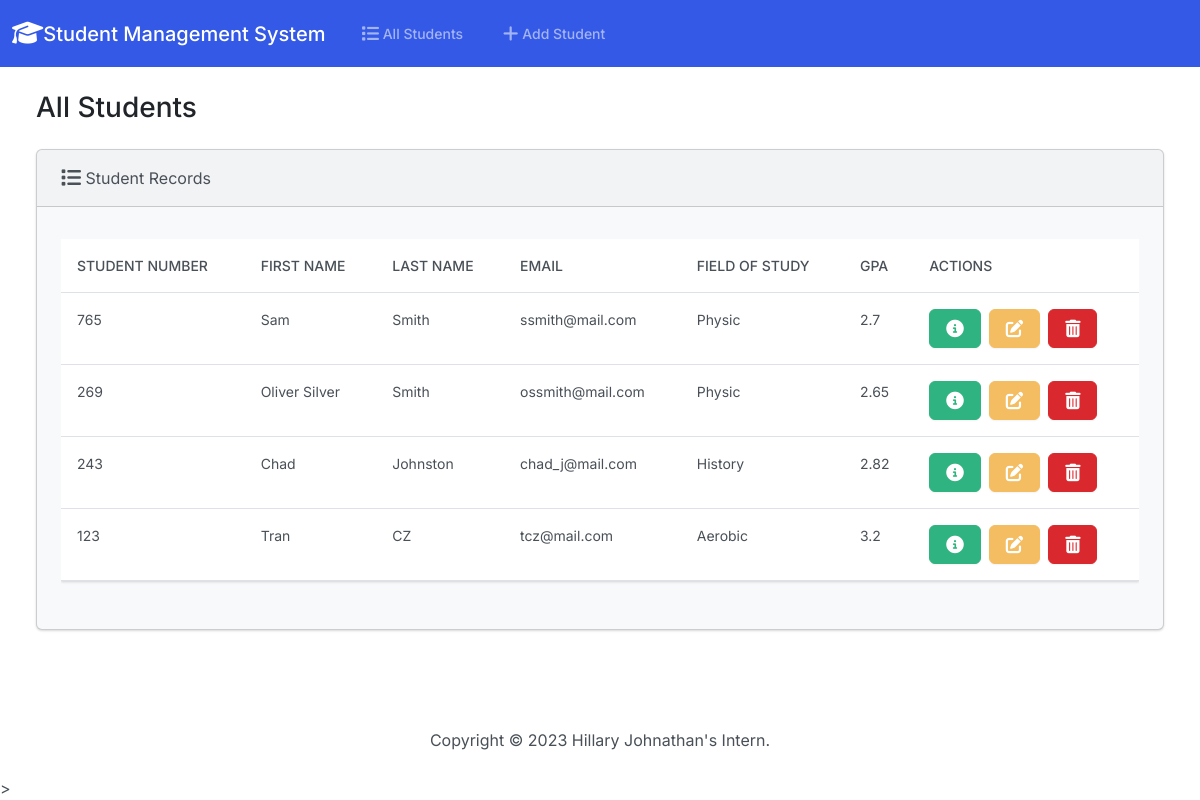
The page / on the database its author committed.
### students/models.py (models this page shows, shortened)
class Student(models.Model):
    student_number = models.PositiveIntegerField()
    first_name = models.CharField(max_length=50)
    last_name = models.CharField(max_length=50)
    email = models.EmailField(max_length=100)
    field_of_study = models.CharField(max_length=50)
    gpa = models.FloatField()

### students/views.py (the view)
# urls.py: path('', views.index, name='index'),
def index(request):
    return render(request, 'student/index.html', {
        'students': Student.objects.all()
    })

### students/templates/student/index.html (shortened to what this page needs)
{% extends "student/base.html" %}
{% block body %}
<h3 class="m-4">All Students</h3>
<div class="row">
  <div class="col-12">
    {% if students %}
    <div class="card bg-light ms-4 me-4 mb-4">
      <div class="card-header">
        <i class="fa-solid fa-list fa-lg"></i> Student Records
      </div>
      <div class="card-body">
        <p class="card-text">
          <div class="table-responsive">
            <table class="table table-hover">
              <thead>
                <tr>
                  <th scope="col">Student Number</th>
                  <th scope="col">First Name</th>
                  <th scope="col">Last Name</th>
                  <th scope="col">Email</th>
                  <th scope="col">Field of Study</th>
                  <th scope="col">GPA</th>
                  <th scope="col">Actions</th>
                </tr>
              </thead>
              <tbody>
                {% for student in students %}
                  <tr>
                    <td>{{ student.student_number }}</td>
                    <td>{{ student.first_name }}</td>
                    <td>{{ student.last_name }}</td>
                    <td>{{ student.email }}</td>
                    <td>{{ student.field_of_study }}</td>
                    <td>{{ student.gpa }}</td>
                    <td>
                      <button type="button" class="btn btn-success me-1" href="{% url 'view_student' student.id %}" data-bs-toggle="modal" data-bs-target="#myModal{{student.id}}">
                      </button>
                      <a class="btn btn-warning me-1" href="{% url 'edit' student.id %}">
                      </a>
                      <button type="button" class="btn btn-danger" data-bs-toggle="modal" data-bs-target="#delete{{student.id}}">
                      </button>
                    </td>
                  </tr>
                {% endfor %}
              </tbody>
            </table>
          </div>
        </p>
      </div>
    </div>
    {% else %}
      <h5 class="alert alert-primary ms-4 me-4">No Student Records</h5>
    {% endif %}
  </div>
</div>
{% endblock %}

### students/templates/student/base.html (shortened to what this page needs)
{% load static %}
<!DOCTYPE html>
  <html lang="en">
    <head>
      <link rel="stylesheet" href="https://cdnjs.cloudflare.com/ajax/libs/font-awesome/6.4.2/css/all.min.css"/>
      <link rel="stylesheet" href="{% static 'css/bootstrap.min.css' %}">
      <body class="d-flex flex-column min-vh-100">
        <nav class="navbar navbar-expand-lg navbar-dark bg-primary">
          <div class="container-fluid">
            <a class="navbar-brand" href="{% url 'index' %}">
              <i class="fa-solid fa-graduation-cap fa-lg" ></i>Student Management System
            </a>
            <div class="collapse navbar-collapse" id="navbarColor01">
              <ul class="navbar-nav me-auto">
                <li class="nav-item">
                  <a class="nav-link" href="{% url 'index' %}">
                     All Students
                  </a>
                </li>
                <li class="nav-item">
                  <a class="nav-link" href="{% url 'add' %}">
                     Add Student
                  </a>
                </li>
              </ul>
            </div>
          </div>
        </nav>
        <div class="container-fluid">
            {% block body %}
            {% endblock %}
        </div>
        <footer class="mt-auto mb-4">
          <div class="text-center">
            <span>
              Copyright &copy; <script>document.write(new Date().getFullYear())</script> Hillary Johnathan's Intern.
            </span>
          </div>
        </footer>
      </body>
    </head>
  </html>>
</html>

### rows shown on the page
Student: student_number "765", first_name "Sam", last_name "Smith", email "ssmith@mail.com", field_of_study "Physic", gpa "2.7"
Student: student_number "269", first_name "Oliver Silver", last_name "Smith", email "ossmith@mail.com", field_of_study "Physic", gpa "2.65"
Student: student_number "243", first_name "Chad", last_name "Johnston", email "chad_j@mail.com", field_of_study "History", gpa "2.82"
Student: student_number "123", first_name "Tran", last_name "CZ", email "tcz@mail.com", field_of_study "Aerobic", gpa "3.2"
